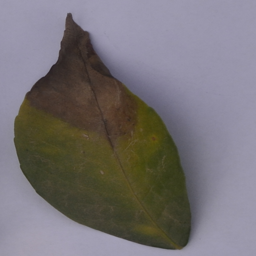
#> input picture Citrus/Leaves/Black spot/b (11).png, 256 x 256 px; its folder holds 4 pictures in this run
$ python imgae_processing.py
#> lines starting #> are read from the running program, lines starting #| are printed output that depends on the picture; after the words box and inside, x2 and y2 are one past the last pixel; in counts of white or black regions, pixels touching at a corner belong together
import cv2
import os
import numpy as np

# image processing of with black spot disease
for image in os.listdir(
        './Citrus/Leaves/Black spot'):
    img = cv2.imread(os.path.join(
        './Citrus/Leaves/Black spot', image))
#> img is the input picture: shape (256, 256, 3); mean B, G, R 116.8, 113.5, 118

    img = cv2.resize(img, (256, 256))
    gray = cv2.cvtColor(img, cv2.COLOR_BGR2GRAY)
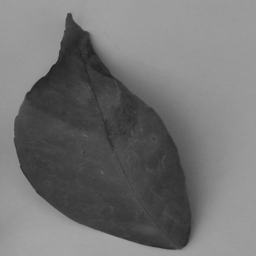
#> gray: shape (256, 256); min 33, max 166, mean 115.1

    ret, threshh = cv2.threshold(gray, 0, 255,
                                 cv2.THRESH_BINARY_INV +
                                 cv2.THRESH_OTSU)
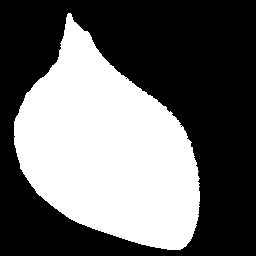
#> threshh: shape (256, 256); 40.8% white; 1 white region, box (x1, y1, x2, y2) and area: (14, 13, 200, 250) 26731
#> ret = 107

    '''cv2.imshow(image, threshh)
    cv2.waitKey(0)
    cv2.destroyAllWindows()'''

    kernel = np.ones((3, 3), np.uint8)
    closing = cv2.morphologyEx(threshh, cv2.MORPH_CLOSE,
                               kernel, iterations=2)
#> closing: shape (256, 256); 40.8% white; 1 white region, box (x1, y1, x2, y2) and area: (14, 13, 200, 250) 26768

    dst = cv2.bitwise_and(gray, closing)
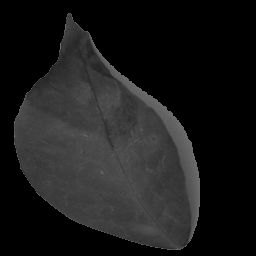
#> dst: shape (256, 256); min 0, max 118, mean 26.9

    path = './Data/Black spot'
    cv2.imwrite(os.path.join(path, image), dst)

    '''cv2.imshow(image, dst)
    cv2.waitKey(0)
    cv2.destroyAllWindows()'''
#> pass 2 of the loop `for image in os.listdir(`:
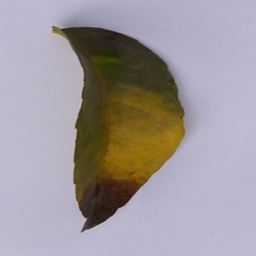
#> input picture Citrus/Leaves/Black spot/b (126).png, 256 x 256 px
#> img is the input picture: shape (256, 256, 3); mean B, G, R 157.1, 152.7, 159.6
#> `ret, threshh = cv2.threshold(gray, 0, 255, cv2.THRESH_BINARY_INV + cv2..`:
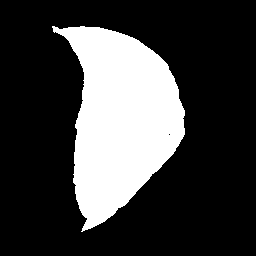
#> threshh: shape (256, 256); 24.6% white; 1 white region, box (x1, y1, x2, y2) and area: (52, 26, 185, 232) 16121
#> ret = 126
#> closing: shape (256, 256); 24.6% white; 1 white region, box (x1, y1, x2, y2) and area: (52, 26, 185, 232) 16146
#> `dst = cv2.bitwise_and(gray, closing)`:
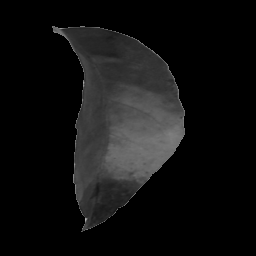
#> dst: shape (256, 256); min 0, max 188, mean 16.9
#> pass 3 of the loop `for image in os.listdir(`:
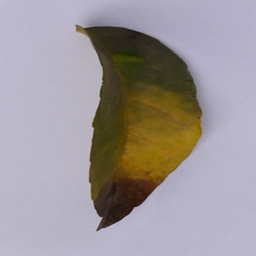
#> input picture Citrus/Leaves/Black spot/b (131).png, 256 x 256 px
#> img is the input picture: shape (256, 256, 3); mean B, G, R 155.3, 151.3, 158.1
#> `ret, threshh = cv2.threshold(gray, 0, 255, cv2.THRESH_BINARY_INV + cv2..`:
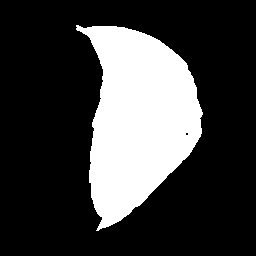
#> threshh: shape (256, 256); 24.6% white; 1 white region, box (x1, y1, x2, y2) and area: (76, 25, 203, 231) 16122
#> ret = 124
#> closing: shape (256, 256); 24.6% white; 1 white region, box (x1, y1, x2, y2) and area: (76, 25, 203, 231) 16143
#> `dst = cv2.bitwise_and(gray, closing)`:
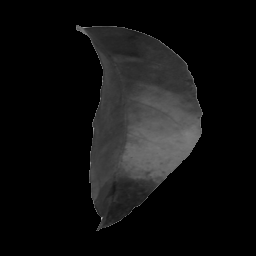
#> dst: shape (256, 256); min 0, max 186, mean 16.7
#> the loop made 4 passes; the first 3 are shown

# Healthy leaves
#> (the run stopped early here; a loop or call above may not have finished)
